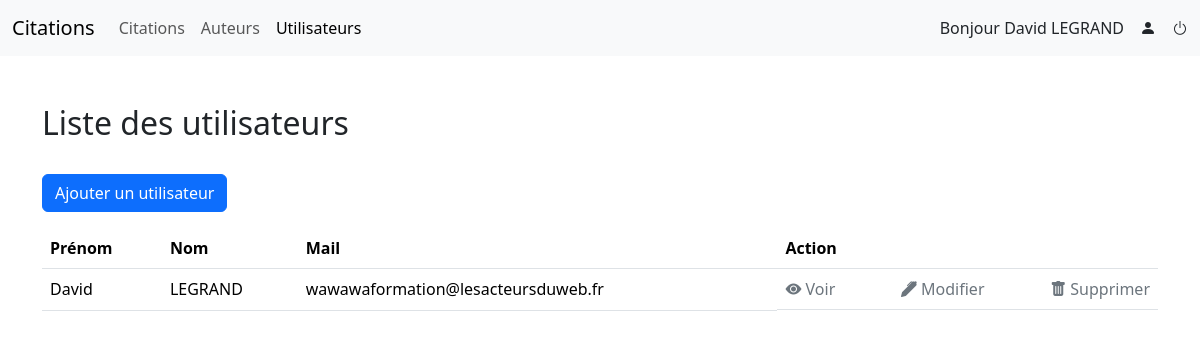
The page /index.php?controller=users (signed in) on the database its author committed.
### tables this page shows
CREATE TABLE `users` (
  `id` int(11) NOT NULL,
  `firstname` varchar(64) NOT NULL,
  `lastname` varchar(64) NOT NULL,
  `mail` varchar(320) NOT NULL,
  `password` varchar(256) DEFAULT NULL,
  `token` varchar(256) DEFAULT NULL,
  `created_at` datetime NOT NULL DEFAULT current_timestamp()
);

### controller/users/allUsers.controller.php (called while the page is built, shortened)
<?php
require_once ROOT . '/model/users.model.php';
$users = getUsers($pdo);
require_once ROOT . '/view/template/users/all.view.php';

### controller/users/index.php (called while the page is built)
<?php
require ROOT . '/model/users.model.php';
if (isset($_GET['action'])) {
    switch ($_GET['action']) {
        case 'allUsers';
        case 'oneUser';
        case 'createUser';
        case 'updateUser';
        case 'deleteUser';
            $action = $_GET['action'];
            break;
        default:
            header('Location: index.php?controller=404');
    }
} else {
    $action = 'allUsers';
}
require_once __DIR__ . '/' . $action . '.controller.php';

### public/index.php (called while the page is built, shortened)
<?php
if(isset($_GET['controller'])){
    switch($_GET['controller']){
        case 'quotes':
        case 'users':
        case 'authors' :
        case 'authentification' :
            $controller = $_GET['controller'];
            break;
    }
}else{
    $controller = 'quotes';
}
require_once ROOT . '/controller/' . $controller . '/index.php';

### model/users.model.php (called while the page is built, shortened)
<?php
function getUsers(PDO $pdo): array
{
  $sql = 'SELECT * FROM users';
  $q = $pdo->query($sql);
  return $q->fetchAll();
}

### view/template/users/all.view.php (the view, shortened to what this page needs)
<a href="index.php?controller=users&action=createUser" class="btn btn-primary my-3">Ajouter un utilisateur</a>
<table class="table">
    <thead>
        <tr>
            <th scope="col">Prénom</th>
            <th scope="col">Nom</th>
            <th scope="col">Mail</th>
            <th scope="col">Action</th>
        </tr>
    </thead>
    <tbody>
        <?php foreach ($users as $user): ?>
            <tr>
                <td><?= ucfirst(strtolower($user['firstname'])) ?></td>
                <td><?= strtoupper($user['lastname']) ?></td>
                <td><?= $user['mail'] ?></td>
                <td class="actions d-flex justify-content-between">
                    <a href="index.php?controller=users&action=oneUser&id=<?= $user['id'] ?>" class="text-secondary"><i
                            class="bi bi-eye-fill"></i> Voir</a>
                    <a href="index.php?controller=users&action=updateUser&id=<?= $user['id'] ?>" class="text-secondary"><i
                            class="bi bi-pen-fill"></i> Modifier</a>
                    <a href="index.php?controller=users&action=deleteUser&id=<?= $user['id'] ?>" class="text-secondary"
                        onclick="return confirm('Es-tu sûr de vouloir supprimer cette citation ?');">
                        <i class="bi bi-trash-fill"></i> Supprimer</a>
                </td>
            </tr>
        <?php endforeach ?>
    </tbody>
</table>
<?php
require_once ROOT . '/view/layout.view.php';

### public/css/style.css (style rules this page uses)
.actions a { text-decoration: none; }

### rows shown on the page
users: firstname "David", lastname "LEGRAND", mail "wawawaformation@lesacteursduweb.fr"

### other values the page prints
$_SESSION['profile']['firstname'] "David"
$_SESSION['profile']['lastname'] "LEGRAND"
$title "Liste des utilisateurs"
